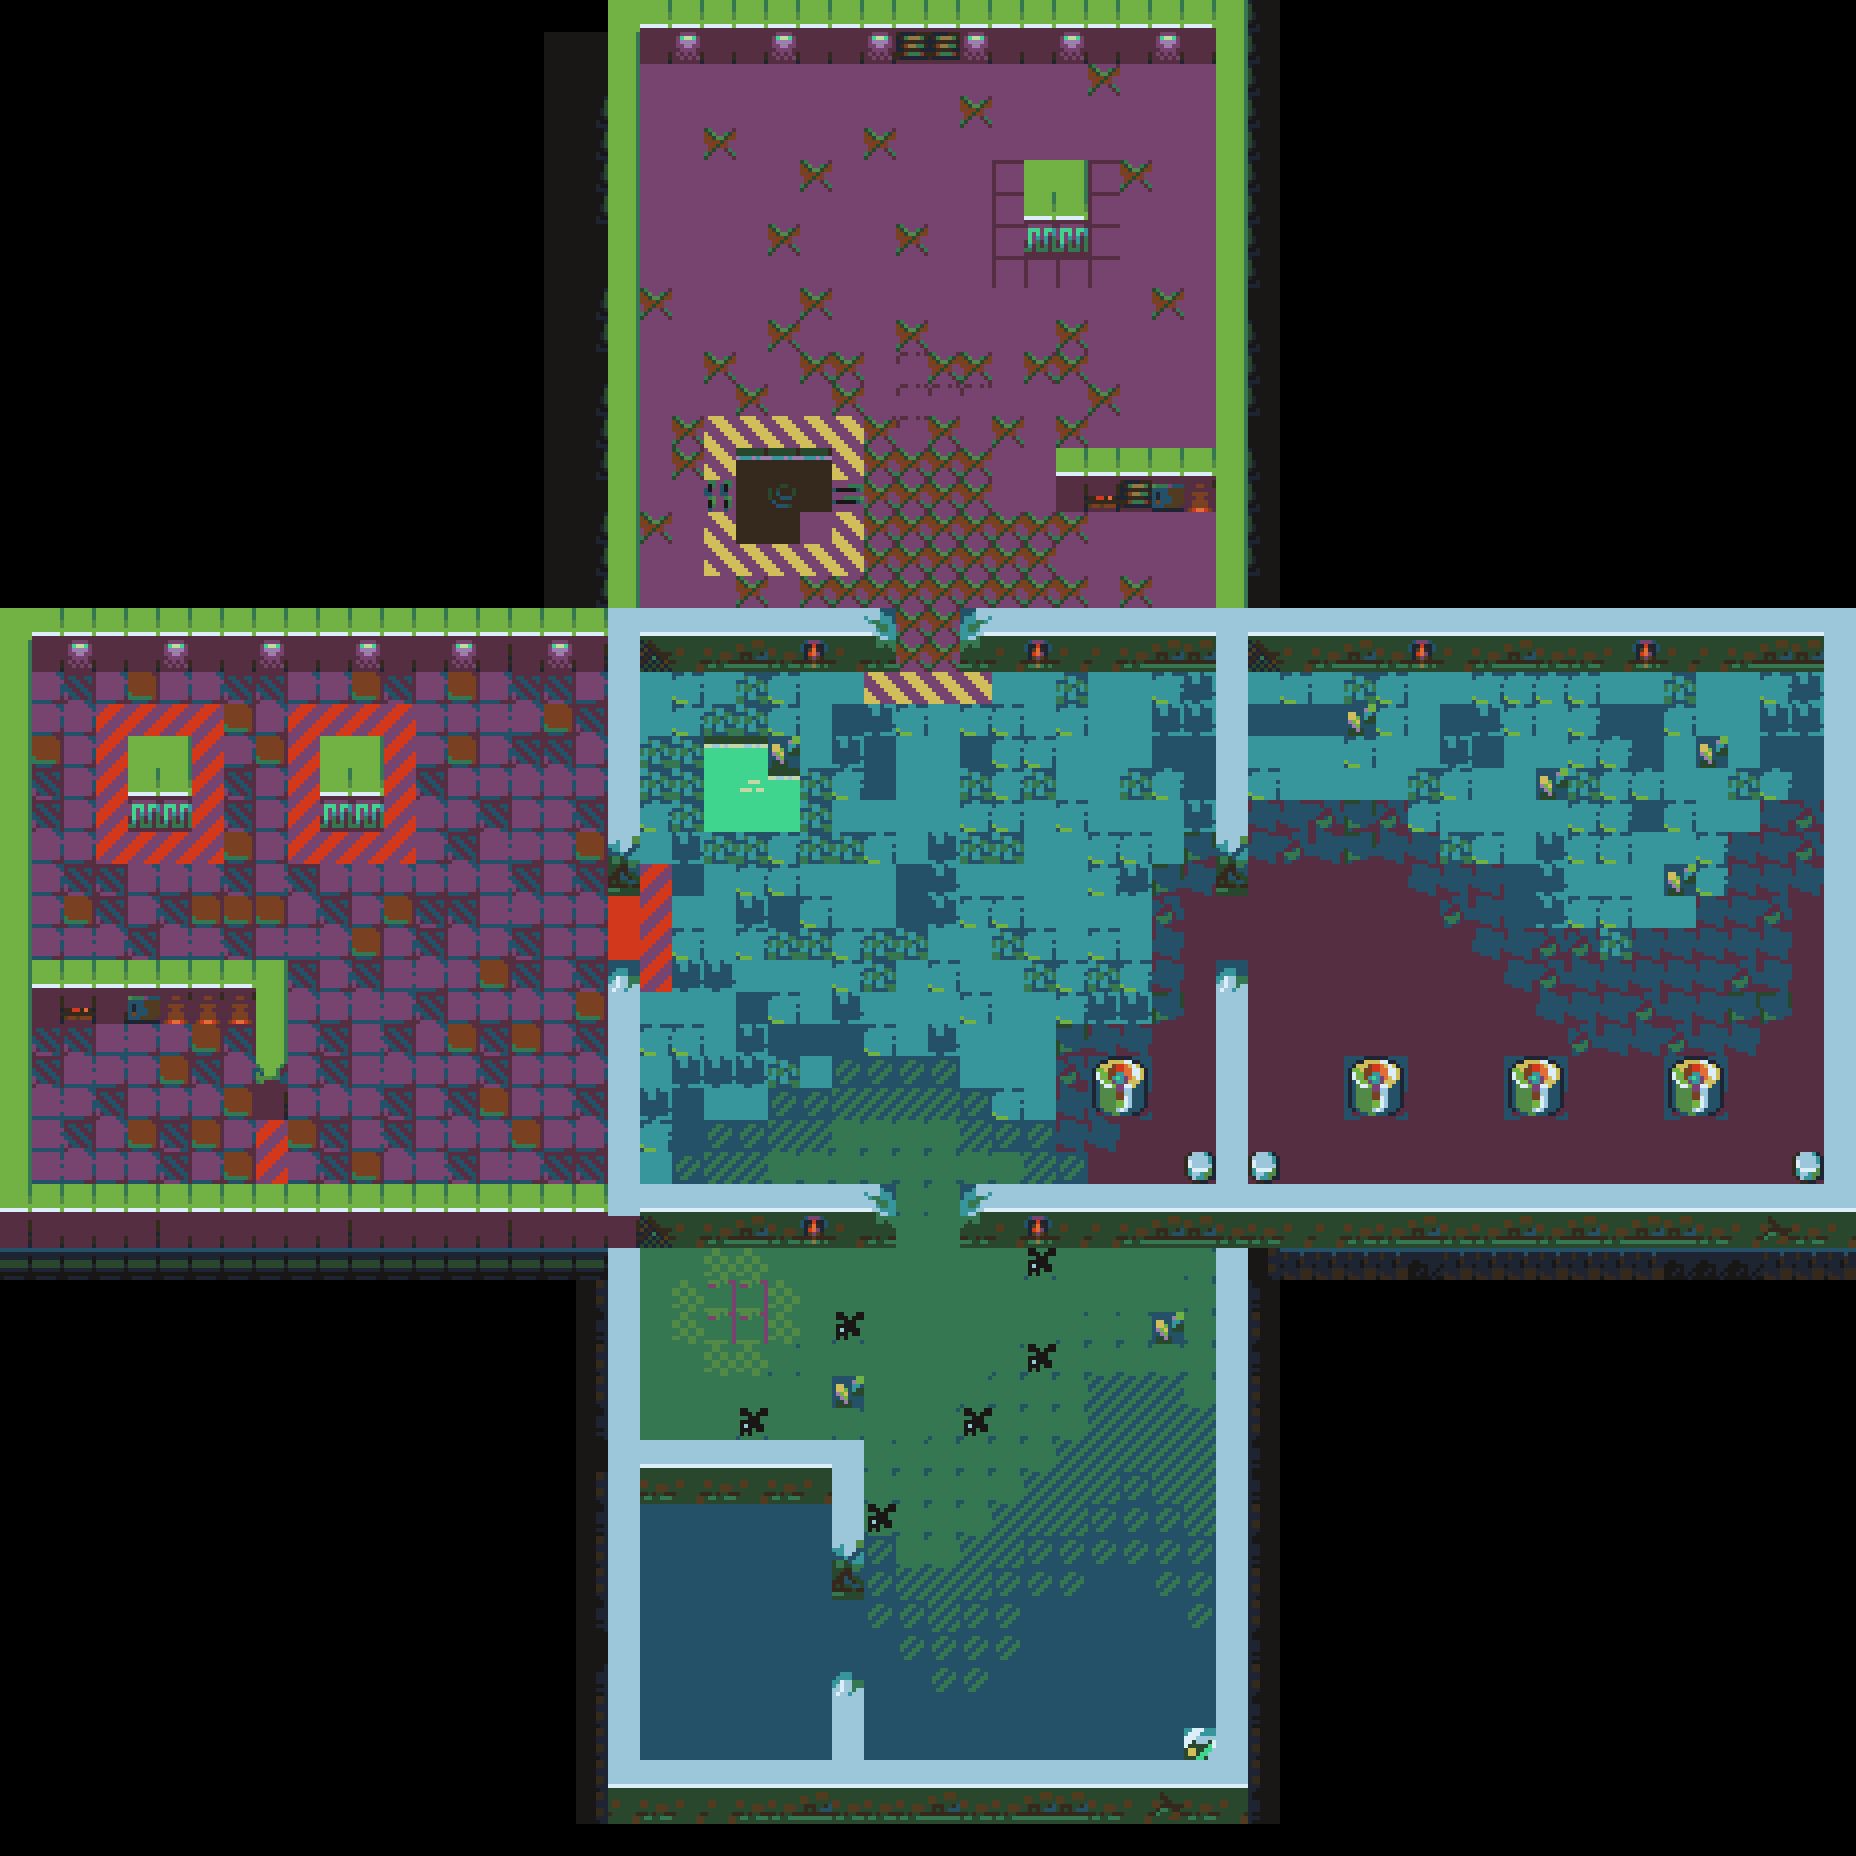

This is a level from a 2D game, rendered from its Tiled map with the project's own tilesets. A one-line summary and the map file follow, with tile-layer data summarised:
An orthogonal 58x58 tile map with 32x32 px tiles, 1 tile layer (map), 1 hidden layer not drawn.

<map version="1.2" tiledversion="1.2.4" orientation="orthogonal" renderorder="left-up" width="58" height="58" tilewidth="32" tileheight="32" infinite="0" nextlayerid="14" nextobjectid="11">
 <tileset firstgid="1" source="map.tsx" />
 <layer id="12" name="map" width="58" height="58">
  <data>[3364 cells, 2027 non-empty, 368 distinct tile ids]</data>
 </layer>
 <layer id="13" name="collision" width="58" height="58" visible="0">
  <data>[3364 cells, 347 non-empty, 2 distinct tile ids]</data>
 </layer>
</map>